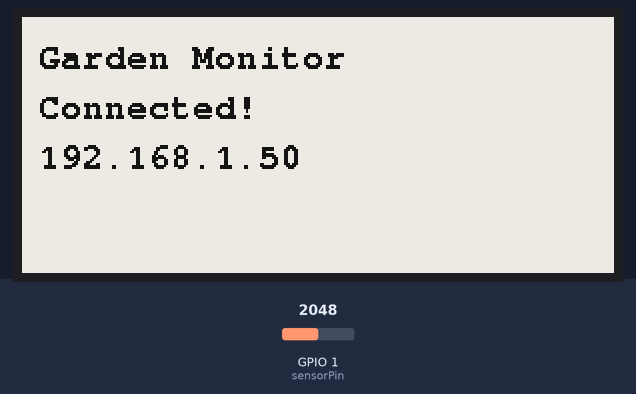
The sketch below on a simulated ESP32-C3. Shown: 296×128 one-colour display. The inputs (shaded band) are chosen by the test bench; at power-on: GPIO 1 (sensorPin) = 2048. WiFi joins after 1.5 s; servers stay silent unless stated; what the sketch prints to the serial monitor is not drawn.

Above: at 6.0 s.
At 9.3 s:
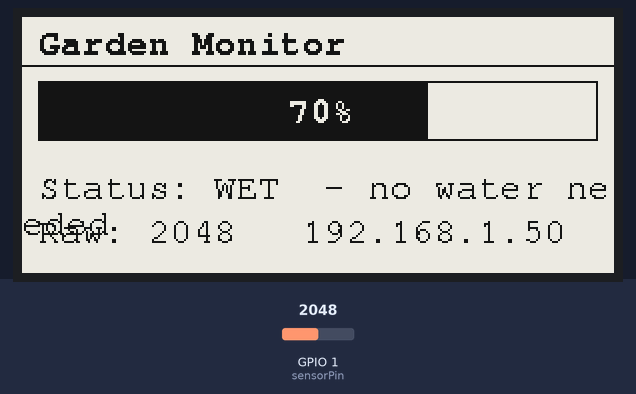
9.4 s: GPIO 1 (sensorPin) set to 2112
At 21.5 s:
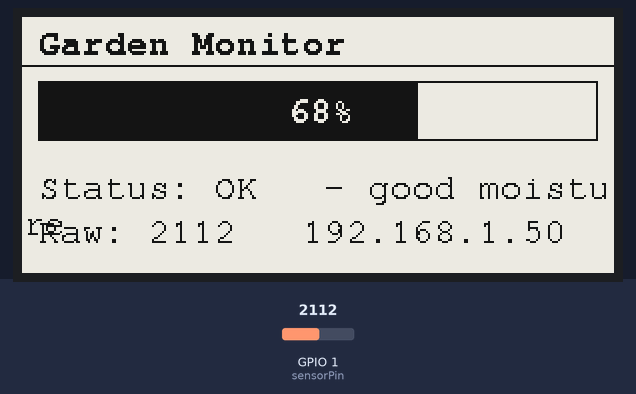
21.8 s: GPIO 1 (sensorPin) set to 3012
At 33.5 s:
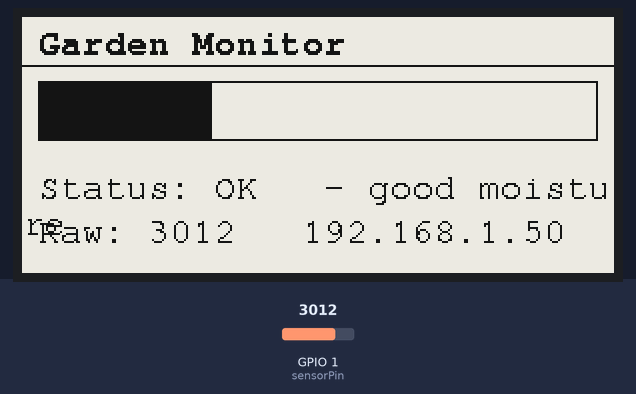
34.0 s: GPIO 1 (sensorPin) set to 3110
At 45.3 s:
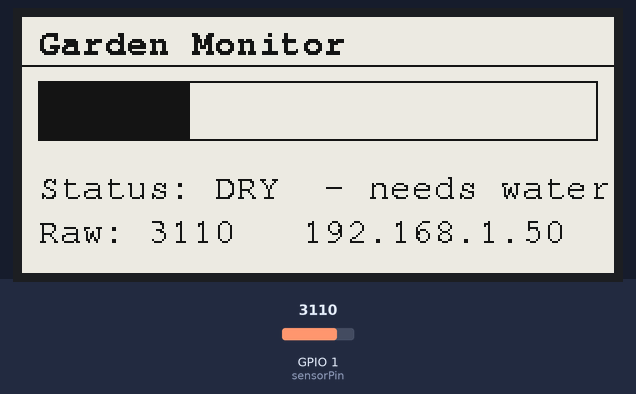
Timing chart, 0 to 46.8 s (numbered marks = the images above; inputs shaded):
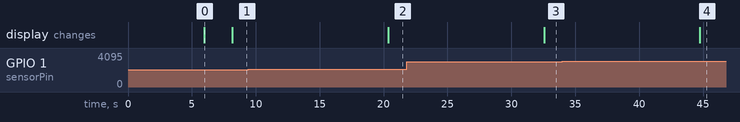

The sketch:

control.ino
```cpp
// Libraries required (install via Arduino Library Manager):
//   - GxEPD2 by Jean-Marc Zingg
//   - Adafruit GFX Library

#include <WiFi.h>
#include <WebServer.h>
#include <SPI.h>
#include <GxEPD2_BW.h>
#include <Fonts/FreeMonoBold9pt7b.h>
#include <Fonts/FreeMono9pt7b.h>

// --- WiFi ---
const char* ssid     = "TP-LINK_EB30";
const char* password = "PondRat1";

WebServer server(80);

// --- Moisture sensor ---
const int sensorPin = 1;  // GPIO1 (analog)
int dryValue = 3775;
int wetValue  = 1335;

// --- E-paper pins (ESP32-C3 Mini) ---
// Wiring:
//   Display VCC  -> 3.3V
//   Display GND  -> GND
//   Display DIN  -> GPIO6  (SPI MOSI)
//   Display CLK  -> GPIO4  (SPI CLK)
//   Display CS   -> GPIO7
//   Display DC   -> GPIO3
//   Display RST  -> GPIO2
//   Display BUSY -> GPIO10
#define EPD_CS   7
#define EPD_DC   3
#define EPD_RST  2
#define EPD_BUSY 10

// Waveshare 2.9" 296x128 B/W (GDEM029T94 chip — the common V2 variant).
// If your display uses a different chip, change GxEPD2_290_T94 to the
// matching class from the GxEPD2 examples (e.g. GxEPD2_290 for V1).
GxEPD2_BW<GxEPD2_290_T94, GxEPD2_290_T94::HEIGHT>
  display(GxEPD2_290_T94(EPD_CS, EPD_DC, EPD_RST, EPD_BUSY));

// --- Display refresh interval ---
#define DISPLAY_INTERVAL_MS (10UL * 1000UL)  // 10 seconds
unsigned long lastDisplayUpdate = 0;

// -----------------------------------------------------------------------

int readMoisture(int* rawOut) {
  int raw = analogRead(sensorPin);
  if (rawOut) *rawOut = raw;
  int pct = map(raw, dryValue, wetValue, 0, 100);
  return constrain(pct, 0, 100);
}

void updateDisplay(int percent, int raw) {
  display.setRotation(1);  // landscape (296 wide x 128 tall)
  display.setTextColor(GxEPD_BLACK);
  display.setFullWindow();

  display.firstPage();
  do {
    display.fillScreen(GxEPD_WHITE);

    // --- Title ---
    display.setFont(&FreeMonoBold9pt7b);
    display.setCursor(8, 18);
    display.print("Garden Monitor");

    // Divider line
    display.drawFastHLine(0, 24, display.width(), GxEPD_BLACK);

    // --- Moisture bar background ---
    int barX = 8, barY = 32, barW = display.width() - 16, barH = 30;
    display.drawRect(barX, barY, barW, barH, GxEPD_BLACK);

    // Filled portion
    int fillW = map(percent, 0, 100, 0, barW - 2);
    display.fillRect(barX + 1, barY + 1, fillW, barH - 2, GxEPD_BLACK);

    // Percentage label (white inside filled area if wide enough, else black)
    String pctStr = String(percent) + "%";
    display.setFont(&FreeMonoBold9pt7b);
    int16_t tx, ty; uint16_t tw, th;
    display.getTextBounds(pctStr, 0, 0, &tx, &ty, &tw, &th);
    int labelX = barX + (barW - tw) / 2;
    int labelY = barY + barH / 2 + th / 2 - 1;

    // Draw text twice: white (clipped to filled area), black (clipped to empty)
    display.setTextColor(GxEPD_WHITE);
    display.setCursor(labelX, labelY);
    display.print(pctStr);
    // Redraw in black over the unfilled section by drawing on top
    // (GxEPD2 is 1-bit so white-on-black already handles this automatically)

    // --- Status label ---
    display.setTextColor(GxEPD_BLACK);
    display.setFont(&FreeMono9pt7b);
    display.setCursor(8, 90);
    if (percent < 30) {
      display.print("Status: DRY  - needs water");
    } else if (percent < 70) {
      display.print("Status: OK   - good moisture");
    } else {
      display.print("Status: WET  - no water needed");
    }

    // --- Raw value + IP ---
    display.setFont(&FreeMono9pt7b);
    display.setCursor(8, 112);
    display.print("Raw: ");
    display.print(raw);
    display.print("   ");
    display.print(WiFi.localIP());

  } while (display.nextPage());
}

// -----------------------------------------------------------------------

void handleRoot() {
  int raw, percent;
  percent = readMoisture(&raw);

  String page = "<html><head>";
  page += "<meta http-equiv='refresh' content='5'>";
  page += "<style>body{font-family:Arial;text-align:center;padding-top:40px;}";
  page += "h1{font-size:36px;}p{font-size:28px;}</style></head><body>";
  page += "<h1>Garden Monitor</h1>";
  page += "<p>Moisture: " + String(percent) + "%</p>";
  page += "<p>Raw: " + String(raw) + "</p>";
  page += "</body></html>";

  server.send(200, "text/html", page);
}

// -----------------------------------------------------------------------

void setup() {
  Serial.begin(115200);

  // Init e-paper (uses default SPI2: CLK=GPIO4, MOSI=GPIO6)
  display.init(115200);
  display.setRotation(1);

  // Splash: connecting screen
  display.setFullWindow();
  display.firstPage();
  do {
    display.fillScreen(GxEPD_WHITE);
    display.setFont(&FreeMonoBold9pt7b);
    display.setTextColor(GxEPD_BLACK);
    display.setCursor(8, 30);
    display.print("Garden Monitor");
    display.setCursor(8, 55);
    display.print("Connecting to WiFi...");
  } while (display.nextPage());

  // Connect WiFi
  WiFi.begin(ssid, password);
  while (WiFi.status() != WL_CONNECTED) {
    delay(500);
    Serial.print(".");
  }
  Serial.println("\nWiFi connected: " + WiFi.localIP().toString());

  // Show IP on display
  display.setFullWindow();
  display.firstPage();
  do {
    display.fillScreen(GxEPD_WHITE);
    display.setFont(&FreeMonoBold9pt7b);
    display.setTextColor(GxEPD_BLACK);
    display.setCursor(8, 25);
    display.print("Garden Monitor");
    display.setCursor(8, 50);
    display.print("Connected!");
    display.setCursor(8, 75);
    display.print(WiFi.localIP().toString());
  } while (display.nextPage());

  server.on("/", handleRoot);
  server.begin();

  // Initial sensor read + display update
  int raw, percent;
  percent = readMoisture(&raw);
  updateDisplay(percent, raw);
  lastDisplayUpdate = millis();
}

void loop() {
  server.handleClient();

  // Refresh e-paper every 5 minutes
  if (millis() - lastDisplayUpdate >= DISPLAY_INTERVAL_MS) {
    int raw, percent;
    percent = readMoisture(&raw);
    updateDisplay(percent, raw);
    lastDisplayUpdate = millis();
  }
}
```

Measured:
- the behaviour switches between 2067 and 2068 on GPIO 1 (sensorPin) (found by bisection; images 1 and 2)
- the behaviour switches between 3043 and 3044 on GPIO 1 (sensorPin) (found by bisection; images 3 and 4)
- after the input at 9.4 s, the display: changes after 11.0 s (image 2)
- after the input at 21.8 s, the display: changes after 10.8 s (image 3)
- after the input at 34.0 s, the display: changes after 10.8 s (image 4)
- what the display in image 0 shows lasts 2.2 s, from 6.0 s to 8.2 s
